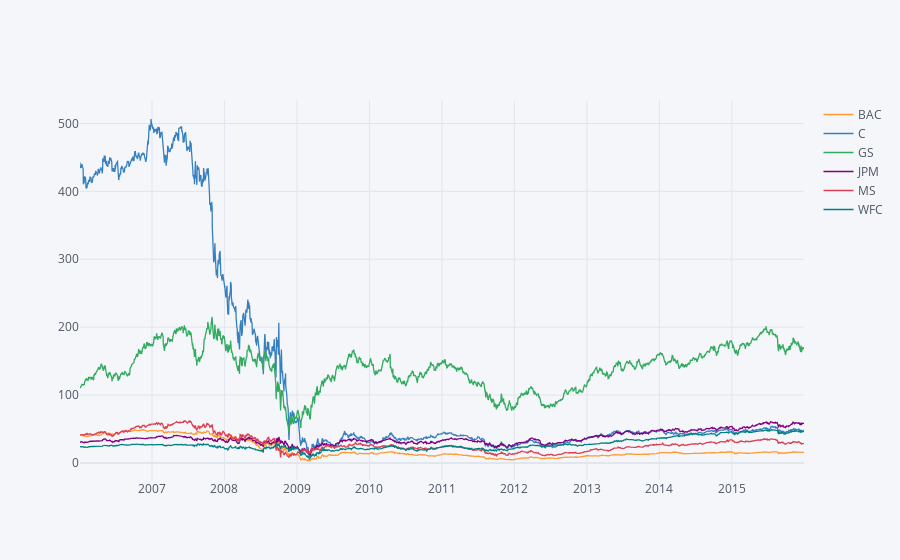

Here is the notebook cell this chart was saved with:
### Code cell
# plotly
bank_stocks.xs(key='Close',axis=1,level='Stock Info').iplot()

### Figure 1 — Plotly figure (JSON) as saved in the notebook; plotly's stock layout.template omitted (floating-point values rounded to 4 significant figures; data arrays with more than 128 entries replaced by an {"elided": "..."} marker saying what was removed)
{"data": [{"line": {"color": "rgba(255, 153, 51, 1.0)", "dash": "solid", "shape": "linear", "width": 1.3}, "mode": "lines", "name": "BAC", "text": "", "type": "scatter", "x": {"elided": "2517 str values"}, "y": {"elided": "2517 float values"}}, {"line": {"color": "rgba(55, 128, 191, 1.0)", "dash": "solid", "shape": "linear", "width": 1.3}, "mode": "lines", "name": "C", "text": "", "type": "scatter", "x": {"elided": "2517 str values"}, "y": {"elided": "2517 float values"}}, {"line": {"color": "rgba(50, 171, 96, 1.0)", "dash": "solid", "shape": "linear", "width": 1.3}, "mode": "lines", "name": "GS", "text": "", "type": "scatter", "x": {"elided": "2517 str values"}, "y": {"elided": "2517 float values"}}, {"line": {"color": "rgba(128, 0, 128, 1.0)", "dash": "solid", "shape": "linear", "width": 1.3}, "mode": "lines", "name": "JPM", "text": "", "type": "scatter", "x": {"elided": "2517 str values"}, "y": {"elided": "2517 float values"}}, {"line": {"color": "rgba(219, 64, 82, 1.0)", "dash": "solid", "shape": "linear", "width": 1.3}, "mode": "lines", "name": "MS", "text": "", "type": "scatter", "x": {"elided": "2517 str values"}, "y": {"elided": "2517 mixed values"}}, {"line": {"color": "rgba(0, 128, 128, 1.0)", "dash": "solid", "shape": "linear", "width": 1.3}, "mode": "lines", "name": "WFC", "text": "", "type": "scatter", "x": {"elided": "2517 str values"}, "y": {"elided": "2517 float values"}}], "layout": {"legend": {"bgcolor": "#F5F6F9", "font": {"color": "#4D5663"}}, "paper_bgcolor": "#F5F6F9", "plot_bgcolor": "#F5F6F9", "title": {"font": {"color": "#4D5663"}}, "xaxis": {"gridcolor": "#E1E5ED", "showgrid": true, "tickfont": {"color": "#4D5663"}, "title": {"font": {"color": "#4D5663"}, "text": ""}, "zerolinecolor": "#E1E5ED"}, "yaxis": {"gridcolor": "#E1E5ED", "showgrid": true, "tickfont": {"color": "#4D5663"}, "title": {"font": {"color": "#4D5663"}, "text": ""}, "zerolinecolor": "#E1E5ED"}}}
